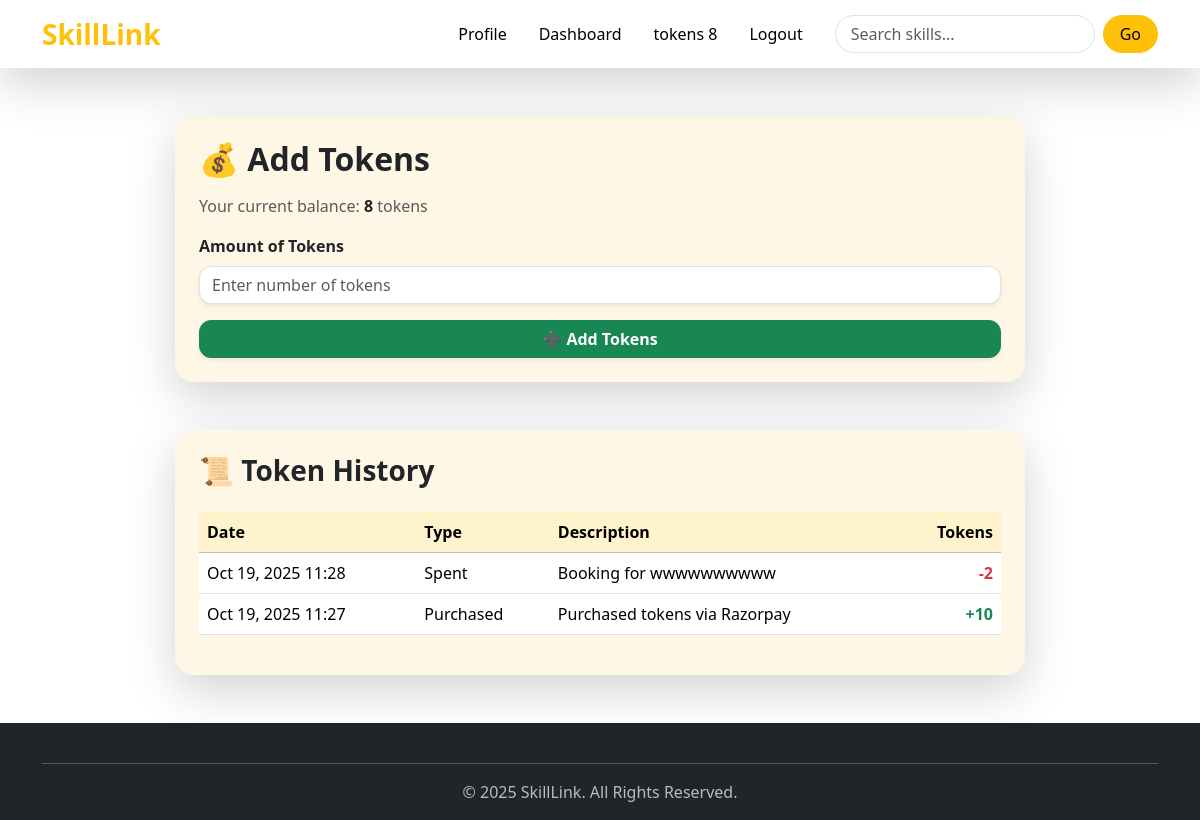
Screenshot of /accounts/tokens/ (signed in) with the database file from the repository.
### accounts/models.py (models this page shows, shortened)
class Profile(models.Model):
    user = models.OneToOneField(User, on_delete=models.CASCADE)
    bio = models.CharField(max_length=100 ,blank=True, null=True)
    profile_pic = CloudinaryField('image', default='default.png')
    location = models.CharField(max_length=100, blank=True, null=True)
    languages_spoken = models.CharField(max_length=200, blank=True, null=True)
    experience_level = models.CharField(
        max_length=20,
        choices=[
            ("beginner", "Beginner"),
            ("intermediate", "Intermediate"),
            ("expert", "Expert"),
        ],
        default="beginner"
    )
    tokens_balance = models.PositiveIntegerField(default=0)
    rating = models.FloatField(default=0.0)
    joined_on = models.DateTimeField(auto_now_add=True)
    verified = models.BooleanField(default=False)
    @property
    def token_balance(self):
        totals = Transaction.objects.filter(user=self).values("transaction_type").annotate(total=models.Sum("amount"))
        earned = next((t["total"] for t in totals if t["transaction_type"] == "earned"), 0)
        spent = next((t["total"] for t in totals if t["transaction_type"] == "spent"), 0)
        purchased = next((t["total"] for t in totals if t["transaction_type"] == "purchased"), 0)
        return (purchased + earned) - spent

class Transaction(models.Model):
    TRANSACTION_TYPES = [
        ('earned', 'Earned'),
        ('spent', 'Spent'),
        ('purchased', 'Purchased'),
    ]
    user = models.ForeignKey(Profile, on_delete=models.CASCADE)
    amount = models.PositiveIntegerField()
    transaction_type = models.CharField(max_length=10, choices=TRANSACTION_TYPES)
    timestamp = models.DateTimeField(auto_now_add=True)
    description = models.CharField(max_length=255, blank=True)

### accounts/views.py (the view)
# urls.py: path("tokens/", token_balance, name="token_balance"),
@login_required
def token_balance(request):
    profile = request.user.profile
    token_history = Transaction.objects.filter(user=profile).order_by("-timestamp")[:10]  # latest 10
    return render(request, "token_balance.html", {
        "profile": profile,
        "token_history": token_history,
    })

### accounts/templates/token_balance.html (shortened to what this page needs)
{% extends 'base.html' %}
{% block content %}
<div class="container my-5 d-flex justify-content-center">
  <div class="w-100" style="max-width: 850px;">
    <div class="card shadow-lg mb-5 border-0" style="border-radius: 18px; background: #fff7e6;">
      <div class="card-body p-4">
        <h2 class="fw-bold text-dark mb-3">💰 Add Tokens</h2>
        <p class="text-muted">
          Your current balance:
          <span class="fw-bold text-dark">{{ profile.token_balance }}</span> tokens
        </p>
        <form method="POST" action="{% url 'initiate_payment' %}">
          <div class="mb-3">
            <label for="tokens" class="form-label fw-semibold text-dark">Amount of Tokens</label>
            <input
              type="number"
              name="tokens"
              id="tokens"
              min="1"
              class="form-control shadow-sm"
              placeholder="Enter number of tokens"
              required
              style="border-radius: 12px;">
          </div>
          <div class="d-grid">
            <button type="submit" class="btn btn-success fw-bold shadow-sm" style="border-radius: 12px;">
              ➕ Add Tokens
            </button>
          </div>
        </form>
      </div>
    </div>
    <div class="card shadow-lg border-0" style="border-radius: 18px; background: #fff7e6;">
      <div class="card-body p-4">
        <h3 class="fw-bold text-dark mb-4">📜 Token History</h3>
        {% if token_history %}
          <div class="table-responsive">
            <table class="table align-middle">
              <thead class="table-warning">
                <tr>
                  <th>Date</th>
                  <th>Type</th>
                  <th>Description</th>
                  <th class="text-end">Tokens</th>
                </tr>
              </thead>
              <tbody>
                {% for tx in token_history %}
                  <tr>
                    <td>{{ tx.timestamp|date:"M d, Y H:i" }}</td>
                    <td class="text-capitalize">{{ tx.transaction_type }}</td>
                    <td>{{ tx.description }}</td>
                    <td class="text-end fw-bold {% if tx.transaction_type in 'earned,purchased' %}text-success{% else %}text-danger{% endif %}">
                      {% if tx.transaction_type in 'earned,purchased' %}+{% else %}-{% endif %}{{ tx.amount }}
                    </td>
                  </tr>
                {% endfor %}
              </tbody>
            </table>
          </div>
        {% else %}
          <p class="text-muted">No token history available.</p>
        {% endif %}
      </div>
    </div>
  </div>
</div>
{% endblock %}

### templates/base.html (shortened to what this page needs)
<!DOCTYPE html>
<html lang="en">
<head>
  <link href="https://cdn.jsdelivr.net/npm/bootstrap@5.3.3/dist/css/bootstrap.min.css" rel="stylesheet">
</head>
<body>
  <nav class="navbar navbar-expand-lg navbar-dark bg-gradient shadow-lg sticky-top">
    <div class="container">
      <a class="navbar-brand fw-bold fs-3 text-warning" href="{% url 'index' %}">SkillLink</a>
      <div class="collapse navbar-collapse" id="navbarNav">
        <ul class="navbar-nav ms-auto align-items-center">
          <li class="nav-item mx-2">
          {% if user.is_authenticated %}
          <li class="nav-item mx-2">
            <a class="nav-link position-relative" href="{% url 'profile' %}">
              Profile
            </a>
          </li>
          <li class="nav-item mx-2">
            <a class="nav-link position-relative" href="{% url 'dashboard' %}">
              Dashboard
            </a>
          </li>
          <li class="nav-item mx-2">
            <a class="nav-link position-relative" href="{% url 'token_balance' %}">
              tokens {{ user.profile.token_balance }}
            </a>
          </li>
            <li class="nav-item mx-2">
              <a class="nav-link" href="{% url 'logout' %}">Logout</a>
            </li>
          {% endif %}
        </ul>
        <form class="d-flex ms-lg-3 mt-3 mt-lg-0" method="GET" action="{% url 'skill_list' %}">
          <input class="form-control me-2 rounded-pill search-input" type="search" placeholder="Search skills..."
                 aria-label="Search" name="q">
          <button class="btn btn-warning rounded-pill px-3" type="submit">Go</button>
        </form>
      </div>
    </div>
  </nav>
  <main>
    {% block content %}{% endblock %}
  </main>
  <footer class="bg-dark text-white pt-4 pb-3 mt-5">
    <div class="container text-center">
      <hr class="border-light">
      <a class="footer-link mx-3">
      &copy; 2025 SkillLink. All Rights Reserved.
      </a>
    </div>
  </footer>
</body>
</html>

### templates/base.html (style rules this page uses)
.navbar.bg-gradient { background: linear-gradient(90deg, #071129 0%, #1c1f3a 100%); transition: all 0.3s ease; }
.nav-link { position: relative; font-weight: 500; color: #000000ff !important; transition: color 0.3s ease; }
.search-input { border-radius: 50px; padding-left: 15px; transition: all 0.3s ease; }
.footer-link { color: #bbb; text-decoration: none; transition: color 0.3s; }

### rows the page displays
Profile: token_balance "8"
Transaction: timestamp "Oct 19, 2025 11:28", transaction_type "Spent", description "Booking for wwwwwwwwww", amount "2"
Transaction: timestamp "Oct 19, 2025 11:27", transaction_type "Purchased", description "Purchased tokens via Razorpay", amount "10"

### other values shown
{{ user.profile.token_balance }} "8"
